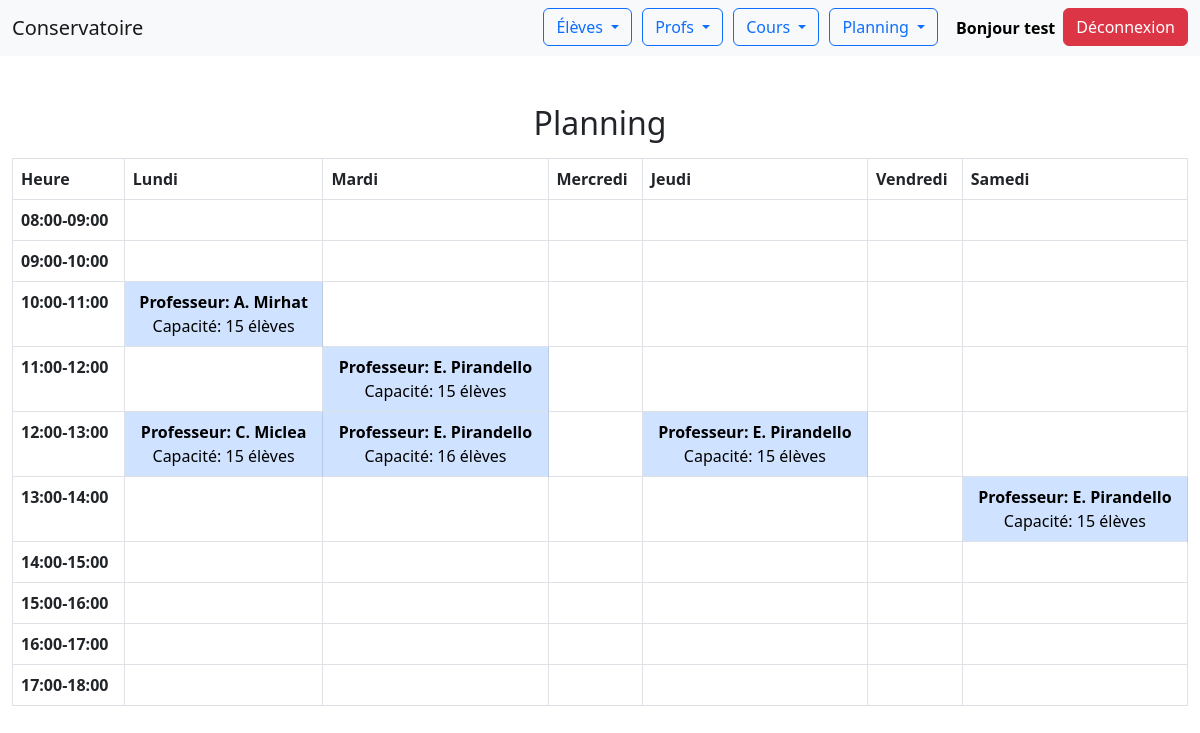
/Conservatoire/index.php?uc=planning&action=liste (signed in), run on the app's committed database.
### tables this page shows
CREATE TABLE `heure` (
  `TRANCHE` char(32) NOT NULL
);

CREATE TABLE `personne` (
  `ID` int(11) NOT NULL,
  `NOM` char(32) DEFAULT NULL,
  `PRENOM` char(32) DEFAULT NULL,
  `TEL` int(11) DEFAULT NULL,
  `MAIL` char(32) DEFAULT NULL,
  `ADRESSE` char(32) DEFAULT NULL
);

CREATE TABLE `seance` (
  `IDPROF` int(11) NOT NULL,
  `NUMSEANCE` int(11) NOT NULL,
  `TRANCHE` char(32) NOT NULL,
  `JOUR` char(32) NOT NULL,
  `NIVEAU` int(11) NOT NULL,
  `CAPACITE` int(11) DEFAULT NULL
);

### Conservatoire/Modeles/heure.class.php (called while the page is built, shortened)
<?php
class Heure
{
    public static function getAll()
    {
        $pdo = MonPdo::getInstance();
        $query = "SELECT tranche FROM heure ORDER BY SUBSTRING(tranche, 1, 2)";
        $stmt = $pdo->prepare($query);
        $stmt->execute();
        return $stmt->fetchAll(PDO::FETCH_ASSOC);
    }
}

### Conservatoire/Modeles/monPdo.php (called while the page is built, shortened)
<?php
class MonPdo
{
    private static $serveur='mysql:host=localhost';
    private static $bdd='dbname=kurghsvm_conservatoire';
    private static $user='kurghsvm_Christian' ;
    private static $mdp='APcn9v6zKbxL3yh' ;
    private static $unPdo = null;
    private function __construct()
    {
        MonPdo::$unPdo = new PDO(MonPdo::$serveur.';'.MonPdo::$bdd, MonPdo::$user, MonPdo::$mdp);
        MonPdo::$unPdo->query("SET CHARACTER SET utf8");
        MonPdo::$unPdo->setAttribute(PDO::ATTR_ERRMODE, PDO::ERRMODE_EXCEPTION);
    }
    public static function getInstance()
    {
        return self::$unPdo;
    }
}
?>

### Conservatoire/Modeles/cours.class.php (called while the page is built, shortened)
<?php
class Seance
{
    private $IDPROF;
    private $CAPACITE;
    public function getIDPROF()
    {
        return $this->IDPROF;
    }
    public function getCAPACITE()
    {
        return $this->CAPACITE;
    }
    public static function getByJourAndTranche($jour, $tranche)
    {
        $req = MonPdo::getInstance()->prepare("SELECT * FROM seance WHERE JOUR = :jour AND TRANCHE = :tranche");
        $req->bindValue(':jour', $jour, PDO::PARAM_STR);
        $req->bindValue(':tranche', $tranche, PDO::PARAM_STR);
        $req->setFetchMode(PDO::FETCH_CLASS | PDO::FETCH_PROPS_LATE, 'seance');
        $req->execute();
        return $req->fetch();
    }
}
?>

### Conservatoire/Modeles/personne.class.php (called while the page is built, shortened)
<?php
class personne
{
        private $NOM;
        private $PRENOM;
        public function getNOM()
        {
                return $this->NOM;
        }
        public function getPRENOM()
        {
                return $this->PRENOM;
        }
        public static function getById($id)
        {
                $req = MonPdo::getInstance()->prepare("SELECT * FROM personne WHERE ID = :id");
                $req->bindValue(':id', $id, PDO::PARAM_INT);
                $req->setFetchMode(PDO::FETCH_CLASS | PDO::FETCH_PROPS_LATE, 'personne');
                $req->execute();
                return $req->fetch();
        }
}
?>

### Conservatoire/Vues/planning.php (the view, shortened to what this page needs)
<?php
require_once 'Modeles/monPdo.php';
require_once 'Modeles/cours.class.php';
require_once 'Modeles/heure.class.php';
require_once 'Modeles/personne.class.php';
?>
<!DOCTYPE html>
<html lang="en">
<head>
    <link rel='stylesheet' href='https://cdn.jsdelivr.net/npm/bootstrap@5.2.0/dist/css/bootstrap.min.css'>
</head>
<body>
    <?php
    $jours = array(
        1 => array("nom" => "Lundi", "id" => "lundi"),
        2 => array("nom" => "Mardi", "id" => "mardi"),
        3 => array("nom" => "Mercredi", "id" => "mercredi"),
        4 => array("nom" => "Jeudi", "id" => "jeudi"),
        5 => array("nom" => "Vendredi", "id" => "vendredi"),
        6 => array("nom" => "Samedi", "id" => "samedi"),
    );
    ?>
    <?php include("header/header.php") ?>
    <div class="position-relative mt-5 mb-3">
        <h2 class="d-flex justify-content-center mt-5">Planning</h2>
    </div>
    <div class="container-fluid position-relative mt-3">
        <div class="row">
            <div class="col">
                <table class="table table-bordered">
                    <thead>
                        <tr>
                            <th scope="col">Heure</th>
                            <?php
                            foreach ($jours as $jour) {
                                echo "<th scope='col'>" . $jour['nom'] . "</th>";
                            }
                            ?>
                        </tr>
                    </thead>
                    <tbody>
                        <?php
                        $heures = Heure::getAll();
                        foreach ($heures as $heure) {
                            echo "<tr>";
                            echo "<th scope='row'>" . $heure['tranche'] . "</th>";
                            foreach ($jours as $jour) {
                                $seance = Seance::getByJourAndTranche($jour['id'], $heure['tranche']);
                                echo "<td";
                                if ($seance) {
                                    echo " class='table-primary'>";
                                    if ($seance) {
                                        $prof = personne::getById($seance->getIDPROF());
                                        echo "<div class='d-flex justify-content-center'><strong>Professeur: " . substr($prof->getPRENOM(), 0, 1) . ". " . $prof->getNOM() . "</strong></div>";
                                    }
                                    echo "<div class='d-flex justify-content-center'>Capacité: " . $seance->getCAPACITE() . " élèves</div>";
                                } else {
                                    echo "></td>";
                                }
                                echo "</td>";
                            }
                            echo "</tr>";
                        }
                        ?>
                    </tbody>
                </table>
            </div>
        </div>
    </div>
</body>
</html>

### data on the page
heure: TRANCHE "08:00-09:00"
heure: TRANCHE "09:00-10:00"
heure: TRANCHE "10:00-11:00"
personne: PRENOM "A", NOM "Mirhat", seance.CAPACITE "15"
heure: TRANCHE "11:00-12:00"
personne: PRENOM "E", NOM "Pirandello", seance.CAPACITE "15", seance.CAPACITE "16"
heure: TRANCHE "12:00-13:00"
personne: PRENOM "C", NOM "Miclea", seance.CAPACITE "15"
heure: TRANCHE "13:00-14:00"
heure: TRANCHE "14:00-15:00"
heure: TRANCHE "15:00-16:00"
heure: TRANCHE "16:00-17:00"
heure: TRANCHE "17:00-18:00"

### other printed values
$_SESSION['user_id'] "test"
$jour['nom'] "Lundi"
$jour['nom'] "Mardi"
$jour['nom'] "Mercredi"
$jour['nom'] "Jeudi"
$jour['nom'] "Vendredi"
$jour['nom'] "Samedi"
